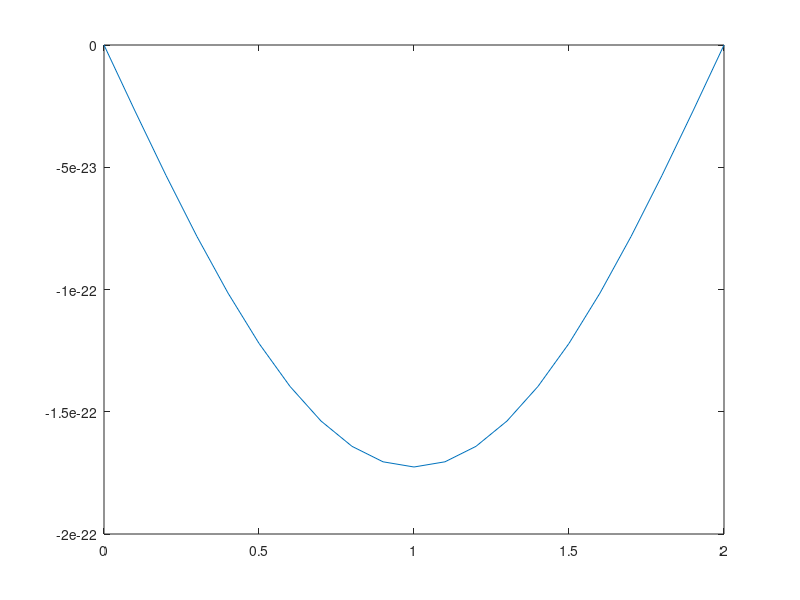

MATLAB code to generate this figure:
% Initialize Data
% Length of Rod, Time Interval
% Number of Points in Space, Number of Time Steps

L=2;
T=10;
k=2;
N=10;
M=50;
% dx=L/N;
% dt=T/M;
dx = .1
dt = 0.0001
N=L/dx;
M=T/dt;


alpha=k*dt/dx^2;
% Position
for i=1:N+1
    x(i)=(i-1)*dx;
end
% Initial Condition
for i=1:N+1
    u0(i)=cos(pi*x(i));
end
% Partial Difference Equation (Numerical Scheme)
for j=1:M
    for i=2:N
        u1(i)=u0(i)+alpha*(u0(i+1)-2*u0(i)+u0(i-1));
    end
    u1(1)=0;
    u1(N+1)=0;
    u0=u1;
end

% Plot solution
plot(x, u1);
